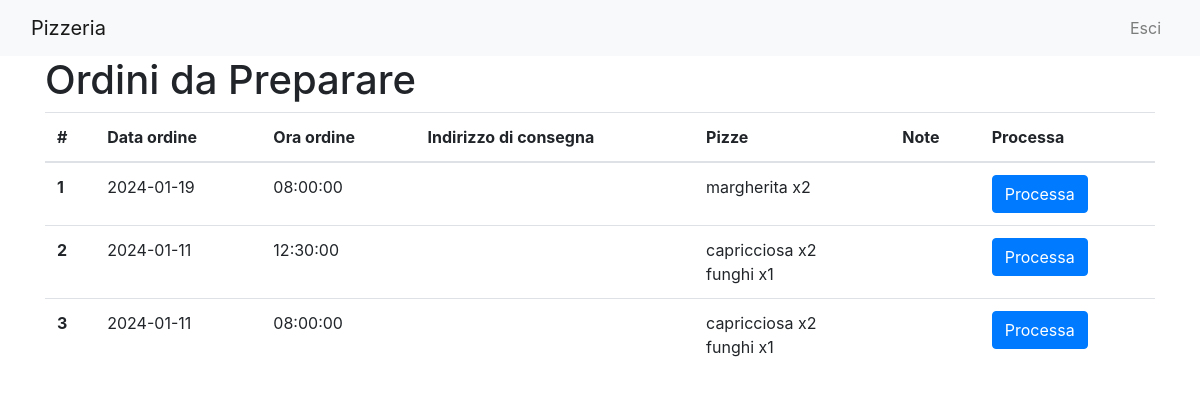
/Pizzeria/orders_to_prepare.php, run on an earlier commit of the app's database.
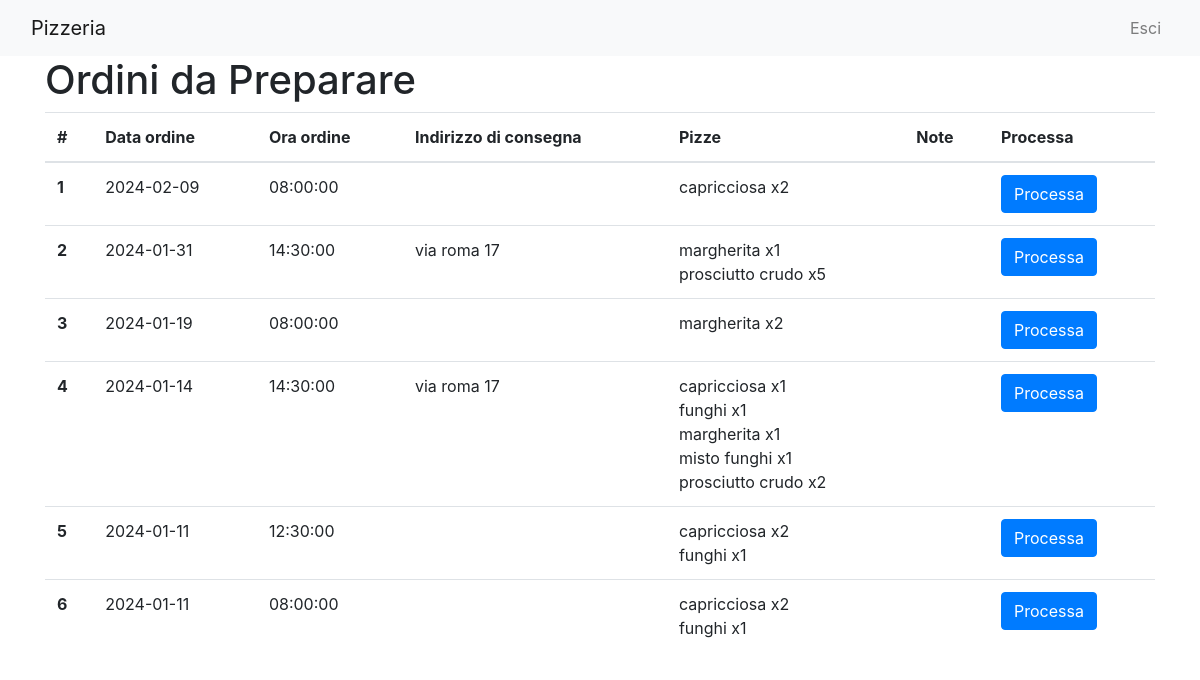
And on a later commit of the database.
### tables this page shows
CREATE TABLE `ordini` (
  `idOrdine` int(11) NOT NULL,
  `idUtente` int(11) NOT NULL,
  `oraInizio` time NOT NULL,
  `dataOrdine` date NOT NULL,
  `note` varchar(200) DEFAULT NULL,
  `nCivicoDiConsegna` int(11) DEFAULT NULL,
  `viaDiConsegna` varchar(45) DEFAULT NULL,
  `processato` tinyint(1) NOT NULL DEFAULT 0
);

### Pizzeria/orders_to_prepare.php (the view, shortened to what this page needs)
<?php
$document_root = $_SERVER['DOCUMENT_ROOT'];
$setup = json_decode(file_get_contents($document_root . '/setup.json'), true);
$servername = 'localhost';
$username = $setup['dbUserName'];
$password = $setup['dbPassword'];
$dbname = $setup['dbName'];
$conn = new mysqli($servername, $username, $password, $dbname);
$sql = "SELECT idOrdine, dataOrdine, oraInizio, viaDiConsegna, nCivicoDiConsegna, note
        FROM ordini
        WHERE processato = 0
        ORDER BY dataOrdine DESC, oraInizio DESC";
$stmt = $conn->prepare($sql);
$stmt->execute();
$result = $stmt->get_result();
$orders = $result->fetch_all(MYSQLI_ASSOC);
foreach ($orders as $key => $order) {
    $pizzas = array();
    $sql = "SELECT nomePizza, quantita
            FROM comprende
            WHERE idOrdine = ?";
    $stmt = $conn->prepare($sql);
    $stmt->bind_param('i', $order['idOrdine']);
    $stmt->execute();
    $result = $stmt->get_result();
    $pizzas_ordered = $result->fetch_all(MYSQLI_ASSOC);
    foreach ($pizzas_ordered as $pizza_ordered) {
        if (array_key_exists($pizza_ordered['nomePizza'], $pizzas)) {
            $pizzas[$pizza_ordered['nomePizza']] += $pizza_ordered['quantita'];
        } else {
            $pizzas[$pizza_ordered['nomePizza']] = $pizza_ordered['quantita'];
        }
    }
    $pizzaStr = '';
    foreach ($pizzas as $pizza => $quantity) {
        $pizzaStr .= $pizza . ' x' . $quantity . '<br>';
    }
    $orders[$key]['pizze'] = $pizzaStr;
}
?>
<!DOCTYPE html>
<html lang="en">
<head>
    <link href="https://stackpath.bootstrapcdn.com/bootstrap/4.5.2/css/bootstrap.min.css" rel="stylesheet">
</head>
<body>
    <?php include 'html_snippets/navbar.php'; create_navbar(); ?>
        <div class="container">
            <h1>Ordini da Preparare</h1>
            <table class="table">
                <thead>
                    <tr>
                        <th scope="col">#</th>
                        <th scope="col">Data ordine</th>
                        <th scope="col">Ora ordine</th>
                        <th scope="col">Indirizzo di consegna</th>
                        <th scope="col">Pizze</th>
                        <th scope="col">Note</th>
                        <th scope="col">Processa</th>
                    </tr>
                </thead>
                <tbody>
                    <?php
                    foreach ($orders as $key => $order) {
                        echo '<tr>';
                        echo '<th scope="row">' . ($key + 1) . '</th>';
                        echo '<td>' . $order['dataOrdine'] . '</td>';
                        echo '<td>' . $order['oraInizio'] . '</td>';
                        echo '<td>' . $order['viaDiConsegna'] . ' ' . $order['nCivicoDiConsegna'] . '</td>';
                        echo '<td>' . $order['pizze'] . '</td>';
                        echo '<td>' . $order['note'] . '</td>';
                        echo '<td><a href="scripts/processa_order.php?idOrdine=' . $order['idOrdine'] . '" class="btn btn-primary">Processa</a></td>';
                        echo '</tr>';
                    }
                    ?>
                </tbody>
            </table>
        </div>
    </body>
    </html>

What changed in the data, as far as the page shows it:
added ordini: dataOrdine "2024-02-09", oraInizio "08:00:00", pizza "capricciosa", quantity "2"
added ordini: dataOrdine "2024-01-31", oraInizio "14:30:00", viaDiConsegna "via roma", nCivicoDiConsegna "17", pizza "margherita", quantity "1", pizza "prosciutto crudo", quantity "5"
added ordini: dataOrdine "2024-01-14", oraInizio "14:30:00", viaDiConsegna "via roma", nCivicoDiConsegna "17", pizza "capricciosa", quantity "1", pizza "funghi", pizza "margherita", pizza "misto funghi", pizza "prosciutto crudo", quantity "2"
